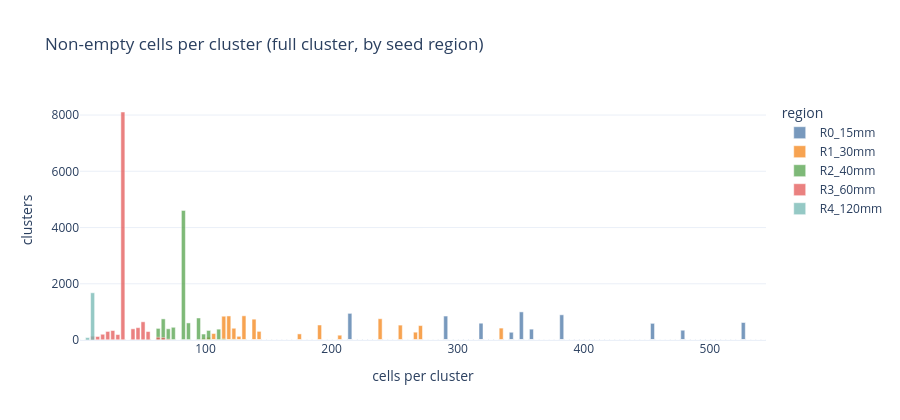
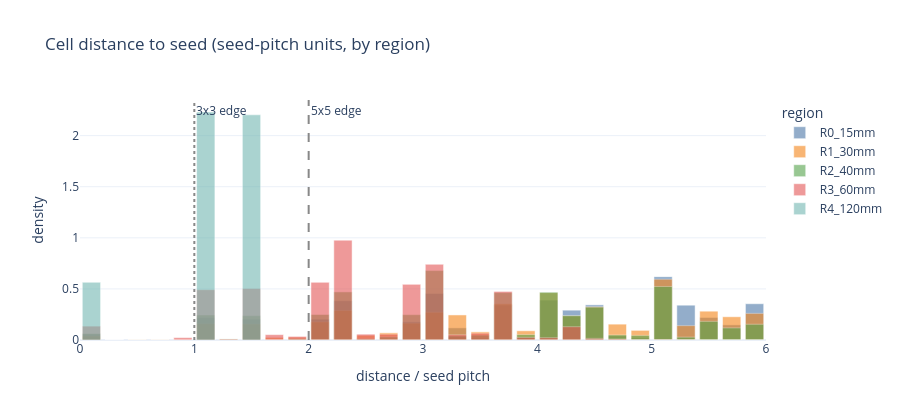
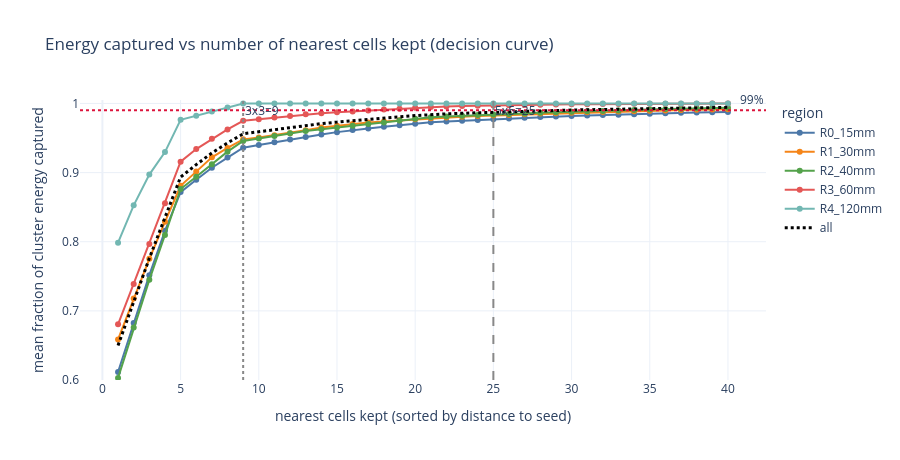

Here is the notebook cell these charts were saved with, in order:
### Code cell
import plotly.graph_objects as go

palette = ["#4c78a8", "#f58518", "#54a24b", "#e45756", "#72b7b2"]

maxc = int(np.percentile(ncells, 99)); edges = np.arange(0.5, maxc + 20, 4)
ctr = (edges[:-1] + edges[1:]) / 2
figA = go.Figure()
for r in present:
    h, _ = np.histogram(ncells[region == r], bins=edges)
    figA.add_trace(go.Bar(x=ctr, y=h, name=RNAMES[r], marker_color=palette[r], opacity=0.75))
figA.update_layout(barmode="overlay", template="plotly_white", height=420,
                   title="Non-empty cells per cluster (full cluster, by seed region)",
                   xaxis_title="cells per cluster", yaxis_title="clusters", legend_title="region")
figA.show()

dedges = np.arange(0, 6.01, 0.2); dctr = (dedges[:-1] + dedges[1:]) / 2
figB = go.Figure()
for r in present:
    h, _ = np.histogram(dist_pitch[dist_region == r], bins=dedges, density=True)
    figB.add_trace(go.Bar(x=dctr, y=h, name=RNAMES[r], marker_color=palette[r], opacity=0.6))
figB.update_layout(barmode="overlay", template="plotly_white", height=420,
                   title="Cell distance to seed (seed-pitch units, by region)",
                   xaxis_title="distance / seed pitch", yaxis_title="density", legend_title="region")
figB.add_vline(x=1, line_dash="dot", line_color="#888", annotation_text="3x3 edge")
figB.add_vline(x=2, line_dash="dash", line_color="#888", annotation_text="5x5 edge")
figB.show()

ks = np.arange(1, KMAX + 1)
figC = go.Figure()
for r in present:
    figC.add_trace(go.Scatter(x=ks, y=cover[cover_region == r].mean(0), mode="lines+markers",
                              name=RNAMES[r], line=dict(color=palette[r])))
figC.add_trace(go.Scatter(x=ks, y=cover.mean(0), mode="lines", name="all",
                          line=dict(color="black", width=3, dash="dot")))
figC.add_vline(x=9, line_dash="dot", line_color="#888", annotation_text="3x3=9")
figC.add_vline(x=25, line_dash="dash", line_color="#888", annotation_text="5x5=25")
figC.add_hline(y=0.99, line_dash="dot", line_color="crimson", annotation_text="99%")
figC.update_layout(template="plotly_white", height=460, yaxis_range=[0.6, 1.005],
                   title="Energy captured vs number of nearest cells kept (decision curve)",
                   xaxis_title="nearest cells kept (sorted by distance to seed)",
                   yaxis_title="mean fraction of cluster energy captured", legend_title="region")
figC.show()

### Figure 1 — Plotly figure (JSON) as saved in the notebook; plotly's stock layout.template omitted (floating-point values rounded to 4 significant figures; data arrays with more than 128 entries replaced by an {"elided": "..."} marker saying what was removed)
{"data": [{"marker": {"color": "#4c78a8"}, "name": "R0_15mm", "opacity": 0.75, "type": "bar", "x": {"elided": "136 float values"}, "y": {"elided": "136 int values"}}, {"marker": {"color": "#f58518"}, "name": "R1_30mm", "opacity": 0.75, "type": "bar", "x": {"elided": "136 float values"}, "y": {"elided": "136 int values"}}, {"marker": {"color": "#54a24b"}, "name": "R2_40mm", "opacity": 0.75, "type": "bar", "x": {"elided": "136 float values"}, "y": {"elided": "136 int values"}}, {"marker": {"color": "#e45756"}, "name": "R3_60mm", "opacity": 0.75, "type": "bar", "x": {"elided": "136 float values"}, "y": {"elided": "136 int values"}}, {"marker": {"color": "#72b7b2"}, "name": "R4_120mm", "opacity": 0.75, "type": "bar", "x": {"elided": "136 float values"}, "y": {"elided": "136 int values"}}], "layout": {"barmode": "overlay", "height": 420, "legend": {"title": {"text": "region"}}, "title": {"text": "Non-empty cells per cluster (full cluster, by seed region)"}, "xaxis": {"title": {"text": "cells per cluster"}}, "yaxis": {"title": {"text": "clusters"}}}}

### Figure 2 — Plotly figure (JSON) as saved in the notebook; plotly's stock layout.template omitted (floating-point values rounded to 4 significant figures)
{"data": [{"marker": {"color": "#4c78a8"}, "name": "R0_15mm", "opacity": 0.6, "type": "bar", "x": [0.1, 0.3, 0.5, 0.7, 0.9, 1.1, 1.3, 1.5, 1.7, 1.9, 2.1, 2.3, 2.5, 2.7, 2.9, 3.1, 3.3, 3.5, 3.7, 3.9, 4.1, 4.3, 4.5, 4.7, 4.9, 5.1, 5.3, 5.5, 5.7, 5.9], "y": [0.05729, 0.0, 0.0, 0.0, 0.0, 0.2178, 0.0, 0.2042, 0.003008, 0.0, 0.2039, 0.3844, 0.01314, 0.004534, 0.1779, 0.4551, 0.1187, 0.01754, 0.3419, 0.02819, 0.3906, 0.292, 0.3439, 0.03971, 0.02161, 0.6202, 0.3407, 0.2207, 0.1482, 0.3548]}, {"marker": {"color": "#f58518"}, "name": "R1_30mm", "opacity": 0.6, "type": "bar", "x": [0.1, 0.3, 0.5, 0.7, 0.9, 1.1, 1.3, 1.5, 1.7, 1.9, 2.1, 2.3, 2.5, 2.7, 2.9, 3.1, 3.3, 3.5, 3.7, 3.9, 4.1, 4.3, 4.5, 4.7, 4.9, 5.1, 5.3, 5.5, 5.7, 5.9], "y": [0.03918, 0.0, 0.004613, 0.004848, 0.004407, 0.1601, 0.007191, 0.1573, 0.02554, 0.02642, 0.1776, 0.2892, 0.04591, 0.07026, 0.1647, 0.2714, 0.2453, 0.07965, 0.3547, 0.09017, 0.4629, 0.2375, 0.3254, 0.1552, 0.09448, 0.5952, 0.1407, 0.2821, 0.2274, 0.2606]}, {"marker": {"color": "#54a24b"}, "name": "R2_40mm", "opacity": 0.6, "type": "bar", "x": [0.1, 0.3, 0.5, 0.7, 0.9, 1.1, 1.3, 1.5, 1.7, 1.9, 2.1, 2.3, 2.5, 2.7, 2.9, 3.1, 3.3, 3.5, 3.7, 3.9, 4.1, 4.3, 4.5, 4.7, 4.9, 5.1, 5.3, 5.5, 5.7, 5.9], "y": [0.06283, 0.0, 0.0, 0.0, 0.0, 0.2445, 0.0105, 0.2381, 0.004388, 0.0139, 0.2497, 0.4708, 0.01237, 0.03089, 0.2479, 0.6797, 0.03955, 0.0482, 0.4637, 0.05303, 0.4678, 0.238, 0.3216, 0.04951, 0.04535, 0.524, 0.02811, 0.1827, 0.1186, 0.154]}, {"marker": {"color": "#e45756"}, "name": "R3_60mm", "opacity": 0.6, "type": "bar", "x": [0.1, 0.3, 0.5, 0.7, 0.9, 1.1, 1.3, 1.5, 1.7, 1.9, 2.1, 2.3, 2.5, 2.7, 2.9, 3.1, 3.3, 3.5, 3.7, 3.9, 4.1, 4.3, 4.5, 4.7, 4.9, 5.1, 5.3, 5.5, 5.7, 5.9], "y": [0.1356, 0.0, 0.0, 0.0, 0.02359, 0.4923, 0.009405, 0.5032, 0.05249, 0.03515, 0.5644, 0.9771, 0.05705, 0.05743, 0.5446, 0.7407, 0.05084, 0.06674, 0.4754, 0.02599, 0.02284, 0.1301, 0.01598, 0.009987, 0.002164, 0.004126, 0.002164, 0.000214, 0.0002616, 0.000107]}, {"marker": {"color": "#72b7b2"}, "name": "R4_120mm", "opacity": 0.6, "type": "bar", "x": [0.1, 0.3, 0.5, 0.7, 0.9, 1.1, 1.3, 1.5, 1.7, 1.9, 2.1, 2.3, 2.5, 2.7, 2.9, 3.1, 3.3, 3.5, 3.7, 3.9, 4.1, 4.3, 4.5, 4.7, 4.9, 5.1, 5.3, 5.5, 5.7, 5.9], "y": [0.5647, 0.0, 0.0, 0.0, 0.0, 2.231, 0.0, 2.204, 0.0, 0.0, 0.0, 0.0, 0.0, 0.0, 0.0, 0.0, 0.0, 0.0, 0.0, 0.0, 0.0, 0.0, 0.0, 0.0, 0.0, 0.0, 0.0, 0.0, 0.0, 0.0]}], "layout": {"annotations": [{"showarrow": false, "text": "3x3 edge", "x": 1, "xanchor": "left", "xref": "x", "y": 1, "yanchor": "top", "yref": "y domain"}, {"showarrow": false, "text": "5x5 edge", "x": 2, "xanchor": "left", "xref": "x", "y": 1, "yanchor": "top", "yref": "y domain"}], "barmode": "overlay", "height": 420, "legend": {"title": {"text": "region"}}, "shapes": [{"line": {"color": "#888", "dash": "dot"}, "type": "line", "x0": 1, "x1": 1, "xref": "x", "y0": 0, "y1": 1, "yref": "y domain"}, {"line": {"color": "#888", "dash": "dash"}, "type": "line", "x0": 2, "x1": 2, "xref": "x", "y0": 0, "y1": 1, "yref": "y domain"}], "title": {"text": "Cell distance to seed (seed-pitch units, by region)"}, "xaxis": {"title": {"text": "distance / seed pitch"}}, "yaxis": {"title": {"text": "density"}}}}

### Figure 3 — Plotly figure (JSON) as saved in the notebook; plotly's stock layout.template omitted (floating-point values rounded to 4 significant figures)
{"data": [{"line": {"color": "#4c78a8"}, "mode": "lines+markers", "name": "R0_15mm", "type": "scatter", "x": [1, 2, 3, 4, 5, 6, 7, 8, 9, 10, 11, 12, 13, 14, 15, 16, 17, 18, 19, 20, 21, 22, 23, 24, 25, 26, 27, 28, 29, 30, 31, 32, 33, 34, 35, 36, 37, 38, 39, 40], "y": [0.6116, 0.6823, 0.7516, 0.8157, 0.8718, 0.8897, 0.9071, 0.9217, 0.936, 0.9401, 0.944, 0.9478, 0.9516, 0.955, 0.9585, 0.9616, 0.9639, 0.9662, 0.9686, 0.9707, 0.9727, 0.974, 0.9751, 0.9761, 0.9772, 0.9783, 0.9793, 0.9802, 0.981, 0.9818, 0.9825, 0.9832, 0.9838, 0.9845, 0.9852, 0.9859, 0.9864, 0.9868, 0.9872, 0.9876]}, {"line": {"color": "#f58518"}, "mode": "lines+markers", "name": "R1_30mm", "type": "scatter", "x": [1, 2, 3, 4, 5, 6, 7, 8, 9, 10, 11, 12, 13, 14, 15, 16, 17, 18, 19, 20, 21, 22, 23, 24, 25, 26, 27, 28, 29, 30, 31, 32, 33, 34, 35, 36, 37, 38, 39, 40], "y": [0.6587, 0.718, 0.7753, 0.8287, 0.881, 0.9014, 0.9221, 0.9356, 0.9481, 0.9508, 0.954, 0.957, 0.9611, 0.9653, 0.9677, 0.9702, 0.9724, 0.9741, 0.9756, 0.9772, 0.9787, 0.9798, 0.9809, 0.9819, 0.9826, 0.9835, 0.9844, 0.9853, 0.986, 0.9867, 0.9871, 0.9877, 0.9882, 0.9886, 0.9893, 0.9899, 0.9904, 0.9908, 0.9912, 0.9916]}, {"line": {"color": "#54a24b"}, "mode": "lines+markers", "name": "R2_40mm", "type": "scatter", "x": [1, 2, 3, 4, 5, 6, 7, 8, 9, 10, 11, 12, 13, 14, 15, 16, 17, 18, 19, 20, 21, 22, 23, 24, 25, 26, 27, 28, 29, 30, 31, 32, 33, 34, 35, 36, 37, 38, 39, 40], "y": [0.6031, 0.6758, 0.7449, 0.8098, 0.8763, 0.894, 0.912, 0.9303, 0.9458, 0.9495, 0.9531, 0.9568, 0.9603, 0.9628, 0.9653, 0.9677, 0.9701, 0.9725, 0.9752, 0.9778, 0.9801, 0.9811, 0.9822, 0.9832, 0.9841, 0.9849, 0.9856, 0.9865, 0.9873, 0.988, 0.9886, 0.9892, 0.9899, 0.9906, 0.9912, 0.9919, 0.9925, 0.9929, 0.9933, 0.9937]}, {"line": {"color": "#e45756"}, "mode": "lines+markers", "name": "R3_60mm", "type": "scatter", "x": [1, 2, 3, 4, 5, 6, 7, 8, 9, 10, 11, 12, 13, 14, 15, 16, 17, 18, 19, 20, 21, 22, 23, 24, 25, 26, 27, 28, 29, 30, 31, 32, 33, 34, 35, 36, 37, 38, 39, 40], "y": [0.6805, 0.7389, 0.7967, 0.8558, 0.9158, 0.9341, 0.9489, 0.9625, 0.975, 0.9773, 0.9798, 0.982, 0.9842, 0.9857, 0.9871, 0.9884, 0.9898, 0.9912, 0.9925, 0.9938, 0.995, 0.9956, 0.9962, 0.9967, 0.9971, 0.9976, 0.9979, 0.9982, 0.9985, 0.9988, 0.999, 0.9991, 0.9993, 0.9995, 0.9996, 0.9997, 0.9997, 0.9998, 0.9998, 0.9998]}, {"line": {"color": "#72b7b2"}, "mode": "lines+markers", "name": "R4_120mm", "type": "scatter", "x": [1, 2, 3, 4, 5, 6, 7, 8, 9, 10, 11, 12, 13, 14, 15, 16, 17, 18, 19, 20, 21, 22, 23, 24, 25, 26, 27, 28, 29, 30, 31, 32, 33, 34, 35, 36, 37, 38, 39, 40], "y": [0.7987, 0.8527, 0.8971, 0.9296, 0.9763, 0.9822, 0.9885, 0.994, 1.0, 1.0, 1.0, 1.0, 1.0, 1.0, 1.0, 1.0, 1.0, 1.0, 1.0, 1.0, 1.0, 1.0, 1.0, 1.0, 1.0, 1.0, 1.0, 1.0, 1.0, 1.0, 1.0, 1.0, 1.0, 1.0, 1.0, 1.0, 1.0, 1.0, 1.0, 1.0]}, {"line": {"color": "black", "dash": "dot", "width": 3}, "mode": "lines", "name": "all", "type": "scatter", "x": [1, 2, 3, 4, 5, 6, 7, 8, 9, 10, 11, 12, 13, 14, 15, 16, 17, 18, 19, 20, 21, 22, 23, 24, 25, 26, 27, 28, 29, 30, 31, 32, 33, 34, 35, 36, 37, 38, 39, 40], "y": [0.65, 0.7141, 0.776, 0.8349, 0.8935, 0.9115, 0.9284, 0.9429, 0.9561, 0.9591, 0.9622, 0.9651, 0.9682, 0.9708, 0.973, 0.9751, 0.977, 0.9788, 0.9806, 0.9824, 0.984, 0.9849, 0.9858, 0.9866, 0.9873, 0.9881, 0.9887, 0.9894, 0.99, 0.9905, 0.9909, 0.9914, 0.9918, 0.9923, 0.9927, 0.9932, 0.9935, 0.9938, 0.9941, 0.9944]}], "layout": {"annotations": [{"showarrow": false, "text": "3x3=9", "x": 9, "xanchor": "left", "xref": "x", "y": 1, "yanchor": "top", "yref": "y domain"}, {"showarrow": false, "text": "5x5=25", "x": 25, "xanchor": "left", "xref": "x", "y": 1, "yanchor": "top", "yref": "y domain"}, {"showarrow": false, "text": "99%", "x": 1, "xanchor": "right", "xref": "x domain", "y": 0.99, "yanchor": "bottom", "yref": "y"}], "height": 460, "legend": {"title": {"text": "region"}}, "shapes": [{"line": {"color": "#888", "dash": "dot"}, "type": "line", "x0": 9, "x1": 9, "xref": "x", "y0": 0, "y1": 1, "yref": "y domain"}, {"line": {"color": "#888", "dash": "dash"}, "type": "line", "x0": 25, "x1": 25, "xref": "x", "y0": 0, "y1": 1, "yref": "y domain"}, {"line": {"color": "crimson", "dash": "dot"}, "type": "line", "x0": 0, "x1": 1, "xref": "x domain", "y0": 0.99, "y1": 0.99, "yref": "y"}], "title": {"text": "Energy captured vs number of nearest cells kept (decision curve)"}, "xaxis": {"title": {"text": "nearest cells kept (sorted by distance to seed)"}}, "yaxis": {"range": [0.6, 1.005], "title": {"text": "mean fraction of cluster energy captured"}}}}
